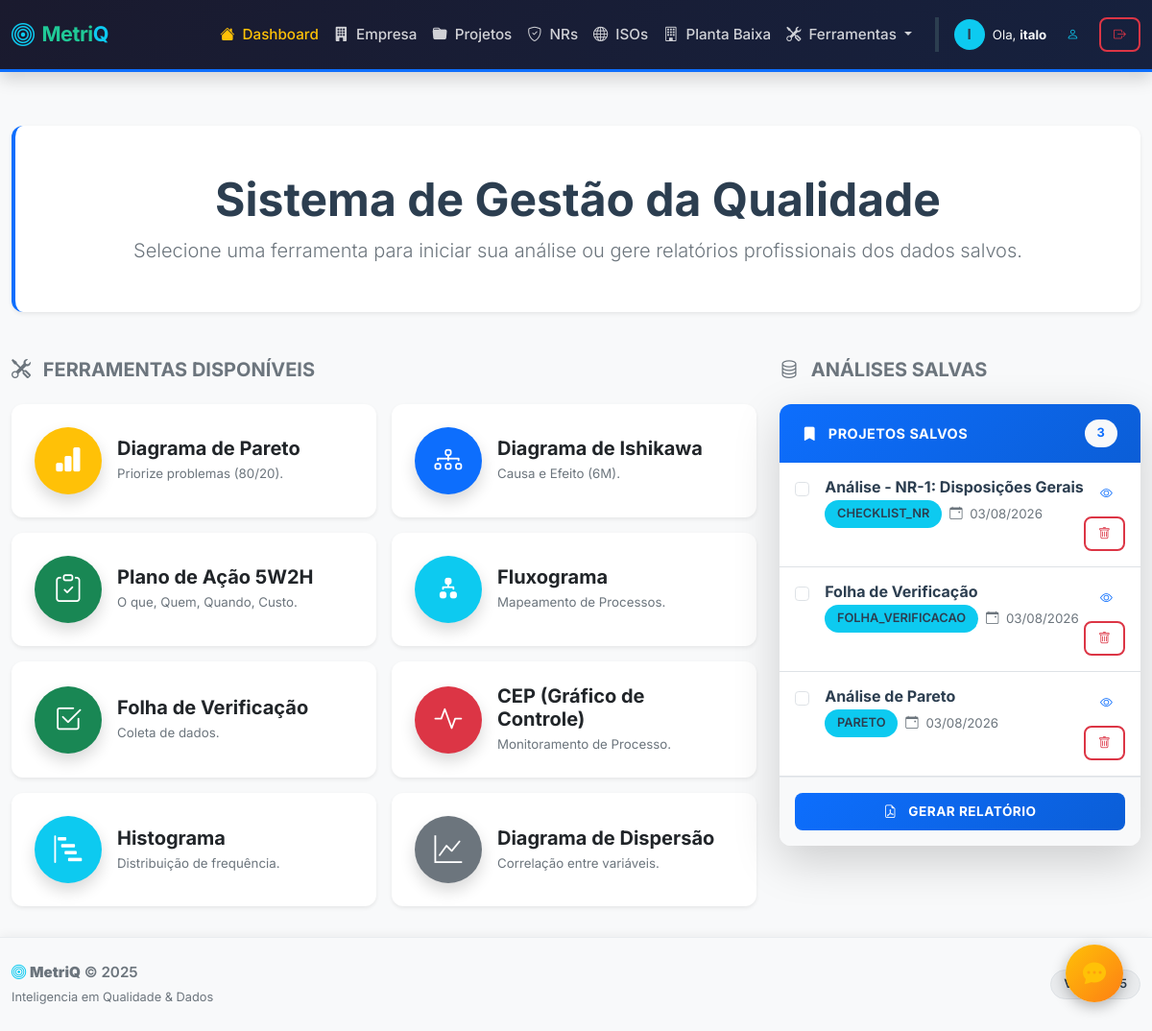
Page / (signed in) on the earlier database version.
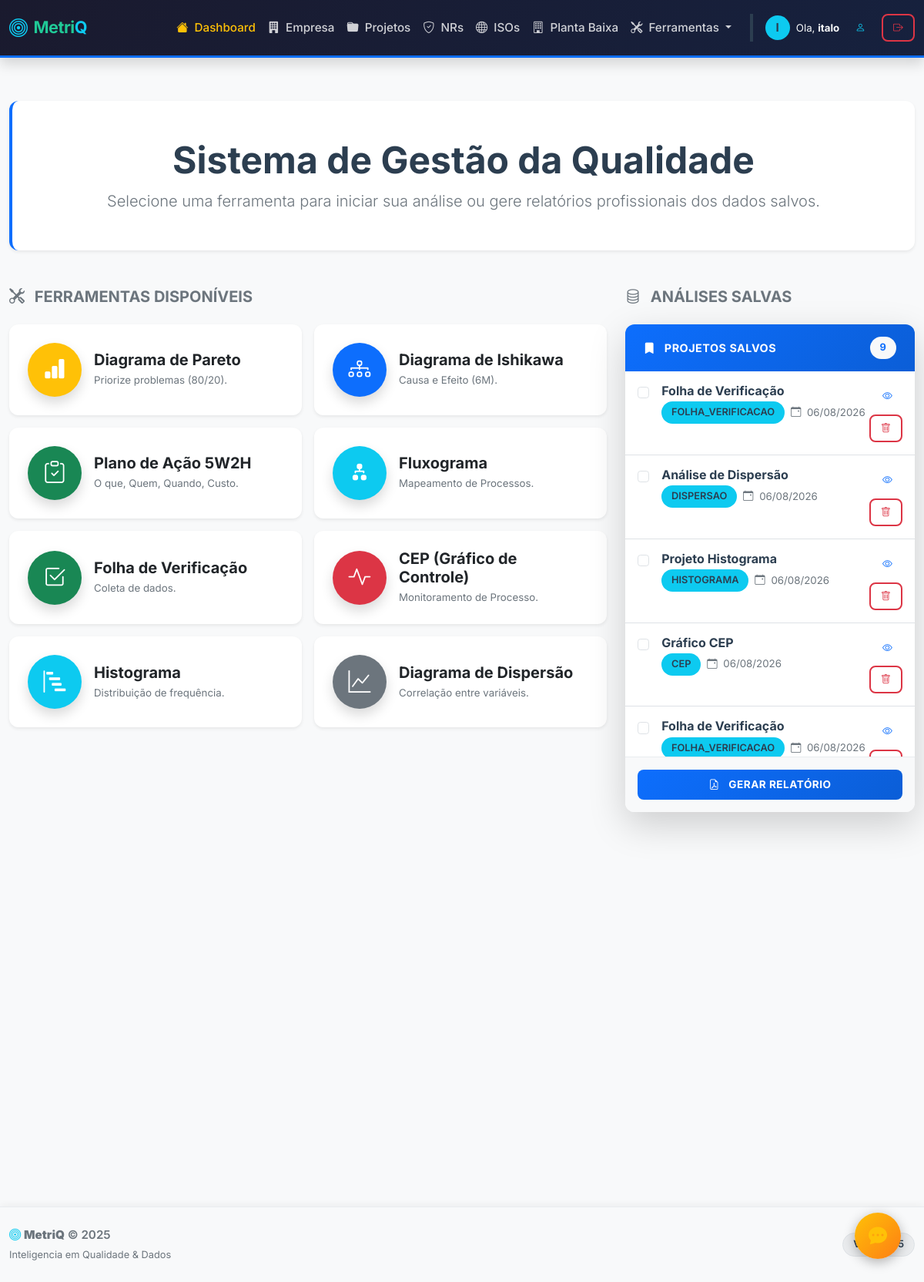
Same page on the later database version.
### qualidade_flask/models.py (models this page shows, shortened)
class User(UserMixin, db.Model):
    __tablename__ = 'user'
    id = db.Column(db.Integer, primary_key=True)
    username = db.Column(db.String(100), unique=True, nullable=False, index=True)
    password = db.Column(db.String(255), nullable=False)
    nome_completo = db.Column(db.String(200), default='')
    email = db.Column(db.String(150), unique=True, default='')
    telefone = db.Column(db.String(20), default='')
    cargo = db.Column(db.String(100), default='')
    data_cadastro = db.Column(db.DateTime, default=datetime.now)
    plano = db.Column(db.String(20), default='free')
    status = db.Column(db.String(20), default='ativo')
    email_confirmado = db.Column(db.Boolean, default=False)
    ultimo_login = db.Column(db.DateTime, nullable=True)
    tentativas_login = db.Column(db.Integer, default=0)
    bloqueio_ate = db.Column(db.DateTime, nullable=True)
    analises = db.relationship('Analise', backref='dono', lazy=True)
    empresas = db.relationship('Empresa', backref='usuario', lazy=True)

class Analise(db.Model):
    __tablename__ = 'analise'
    id = db.Column(db.Integer, primary_key=True)
    tipo = db.Column(db.String(50))
    titulo = db.Column(db.String(100))
    dados = db.Column(db.JSON)
    data_criacao = db.Column(db.DateTime, default=datetime.now)
    user_id = db.Column(db.Integer, db.ForeignKey('user.id'), nullable=False, index=True)

### qualidade_flask/blueprints/main.py (the view)
@main.route('/')
@login_required
def index():
    analises = Analise.query.filter_by(user_id=current_user.id).order_by(Analise.data_criacao.desc()).all()
    ferramentas = [
        {'slug': 'pareto', 'nome': 'Diagrama de Pareto', 'desc': 'Priorize problemas (80/20).', 'icon': 'bi-bar-chart-fill', 'cor': 'warning'},
        {'slug': 'ishikawa', 'nome': 'Diagrama de Ishikawa', 'desc': 'Causa e Efeito (6M).', 'icon': 'bi-diagram-3', 'cor': 'primary'},
        {'slug': '5w2h', 'nome': 'Plano de Ação 5W2H', 'desc': 'O que, Quem, Quando, Custo.', 'icon': 'bi-clipboard-check', 'cor': 'success'},
        {'slug': 'fluxograma', 'nome': 'Fluxograma', 'desc': 'Mapeamento de Processos.', 'icon': 'bi-diagram-2-fill', 'cor': 'info'},
        {'slug': 'folha_verificacao', 'nome': 'Folha de Verificação', 'desc': 'Coleta de dados.', 'icon': 'bi-check2-square', 'cor': 'success'},
        {'slug': 'cep', 'nome': 'CEP (Gráfico de Controle)', 'desc': 'Monitoramento de Processo.', 'icon': 'bi-activity', 'cor': 'danger'},
        {'slug': 'histograma', 'nome': 'Histograma', 'desc': 'Distribuição de frequência.', 'icon': 'bi-bar-chart-steps', 'cor': 'info'},
        {'slug': 'dispersao', 'nome': 'Diagrama de Dispersão', 'desc': 'Correlação entre variáveis.', 'icon': 'bi-graph-up', 'cor': 'secondary'}
    ]
    return render_template('index.html', ferramentas=ferramentas, analises=analises, user=current_user)

### qualidade_flask/templates/index.html (shortened to what this page needs)
{% extends 'base.html' %}
{% block content %}
<div class="row mb-5">
    <div class="col-12">
        <div class="card border-0 shadow-sm bg-white border-start border-5 border-primary">
            <div class="card-body py-5 text-center">
                <h1 class="display-5 fw-bold text-dark mb-2">
                    Sistema de Gestão da Qualidade
                </h1>
                <p class="lead text-muted mb-0">
                    Selecione uma ferramenta para iniciar sua análise ou gere relatórios profissionais dos dados salvos.
                </p>
            </div>
        </div>
    </div>
</div>
<div class="row g-4">
    <div class="col-lg-8 order-lg-1">
        <h5 class="text-muted mb-4 fw-bold text-uppercase">
            <i class="bi bi-tools me-2"></i> Ferramentas Disponíveis
        </h5>
        <div class="row g-3">
            {% for item in ferramentas %}
            <div class="col-md-6">
                <div class="card h-100 border-0 shadow-sm tool-card">
                    <div class="card-body d-flex align-items-center gap-3">
                        <div class="rounded-circle bg-{{ item.cor }} text-white d-flex align-items-center justify-content-center flex-shrink-0" style="width: 70px; height: 70px; font-size: 1.8rem;">
                            <i class="bi {{ item.icon }}"></i>
                        </div>
                        <div class="flex-grow-1">
                            <h5 class="card-title fw-bold mb-1">{{ item.nome }}</h5>
                            <p class="card-text text-muted small mb-0">{{ item.desc }}</p>
                        </div>
                    </div>
                </div>
            </div>
            {% endfor %}
        </div>
    </div>
    <div class="col-lg-4 order-lg-2">
        <h5 class="text-muted mb-4 fw-bold text-uppercase">
            <i class="bi bi-database me-2"></i> Análises Salvas
        </h5>
        <div class="card shadow-lg border-0 ">
            <div class="card-header bg-primary text-white d-flex justify-content-between align-items-center">
                <span class="fw-bold">
                    <i class="bi bi-bookmark-fill me-2"></i> Projetos Salvos
                </span>
                <span class="badge bg-light text-primary fw-bold">{{ analises|length }}</span>
            </div>
            <div class="card-body p-0">
                <form action="/relatorio" method="POST" target="_blank" id="formRelatorio">
                    <div class="list-group list-group-flush" style="max-height: 500px; overflow-y: auto;">
                        {% if analises %}
                            {% for item in analises %}
                            <label class="list-group-item list-group-item-action d-flex gap-3 align-items-start py-3 px-3 border-bottom">
                                <input class="form-check-input flex-shrink-0 mt-1" type="checkbox" name="analise_id" value="{{ item.id }}">
                                <div class="d-flex w-100 justify-content-between align-items-start">
                                    <div class="flex-grow-1">
                                        <h6 class="mb-1 fw-bold text-dark">{{ item.titulo }}</h6>
                                        <div class="d-flex gap-2 align-items-center">
                                            <span class="badge bg-info text-dark small">{{ item.tipo|upper }}</span>
                                            <small class="text-muted">
                                                <i class="bi bi-calendar-event me-1"></i>
                                                {{ item.data_criacao.strftime('%d/%m/%Y') }}
                                            </small>
                                        </div>
                                    </div>
                                    <div class="d-flex flex-column align-items-end gap-2">
                                        <a href="{{ url_for('main.visualizar', id=item.id) }}" class="btn btn-sm btn-outline-primary" title="Visualizar análise" target="_blank">
                                            <i class="bi bi-eye"></i>
                                        </a>
                                        <button type="button" class="btn btn-sm btn-outline-danger"
                                                data-id="{{ item.id }}"
                                                onclick="deletarAnalise(this, event)"
                                                title="Excluir análise">
                                            <i class="bi bi-trash"></i>
                                        </button>
                                    </div>
                                </div>
                            </label>
                            {% endfor %}
                        {% else %}
                            <div class="p-5 text-center text-muted">
                                <i class="bi bi-inbox fs-3 mb-2 d-block"></i>
                                <p class="small mb-0">Nenhuma análise salva ainda.</p>
                                <small>Use as ferramentas ao lado e clique em "Salvar".</small>
                            </div>
                        {% endif %}
                    </div>
                    <div class="p-3 border-top bg-light">
                        <button type="submit" class="btn btn-primary w-100 fw-bold"
                                {% if not analises %}disabled{% endif %}>
                            <i class="bi bi-file-earmark-pdf me-2"></i> Gerar Relatório
                        </button>
                    </div>
                </form>
            </div>
        </div>
    </div>
</div>
{% endblock %}

### qualidade_flask/templates/base.html (shortened to what this page needs)
<!DOCTYPE html>
<html lang="pt-br">
<head>
    <link href="https://cdn.jsdelivr.net/npm/bootstrap@5.3.0/dist/css/bootstrap.min.css" rel="stylesheet">
    <link rel="stylesheet" href="https://cdn.jsdelivr.net/npm/bootstrap-icons@1.10.5/font/bootstrap-icons.css">
    <link rel="stylesheet" href="{{ url_for('static', filename='css/style.css') }}">
</head>
<body class="d-flex flex-column min-vh-100">
    <nav class="navbar navbar-expand-lg navbar-dark bg-dark d-print-none">
        <div class="container">
            <a class="navbar-brand fw-bold d-flex align-items-center brand-text" href="/">
                <i class="bi bi-bullseye me-2 fs-4 text-info"></i>
                <span>Metri<span class="text-info">Q</span>
            </a>
            <div class="collapse navbar-collapse" id="navbarNav">
                <ul class="navbar-nav ms-auto align-items-center">
                    <li class="nav-item">
                        <a class="nav-link {{ 'active' if request.endpoint == 'main.index' }}" href="/">
                            <i class="bi bi-house-fill me-1"></i> Dashboard
                        </a>
                    </li>
                    <li class="nav-item">
                        <a class="nav-link {{ 'active' if request.endpoint and request.endpoint.startswith('empresa') }}" href="/empresas">
                            <i class="bi bi-building-fill me-1"></i> Empresa
                        </a>
                    </li>
                    <li class="nav-item">
                        <a class="nav-link {{ 'active' if request.endpoint == 'projects.lista_projetos' }}" href="/projetos">
                            <i class="bi bi-folder-fill me-1"></i> Projetos
                        </a>
                    </li>
                    <li class="nav-item">
                        <a class="nav-link {{ 'active' if request.endpoint == 'nr.lista_nrs' }}" href="/nr">
                            <i class="bi bi-shield-check me-1"></i> NRs
                        </a>
                    </li>
                    <li class="nav-item">
                        <a class="nav-link {{ 'active' if request.endpoint == 'iso.lista_isos' }}" href="/iso">
                            <i class="bi bi-globe me-1"></i> ISOs
                        </a>
                    </li>
                    <li class="nav-item">
                        <a class="nav-link {{ 'active' if request.endpoint and request.endpoint.startswith('planta_baixa') }}" href="{{ url_for('planta_baixa.lista') }}">
                            <i class="bi bi-building me-1"></i> Planta Baixa
                        </a>
                    </li>
                    <li class="nav-item dropdown">
                        <a class="nav-link dropdown-toggle" href="#" role="button" data-bs-toggle="dropdown" aria-expanded="false">
                            <i class="bi bi-tools me-1"></i> Ferramentas
                        </a>
                    </li>
                    {% if current_user.is_authenticated %}
                        <li class="nav-item ms-lg-3 border-start border-secondary ps-lg-3 mt-2 mt-lg-0">
                            <div class="d-flex align-items-center gap-2">
                                <a href="{{ url_for('auth.perfil') }}" class="text-decoration-none d-flex align-items-center gap-2" title="Meu Perfil">
                                    <div class="rounded-circle bg-info text-dark d-flex align-items-center justify-content-center" style="width: 32px; height: 32px; font-weight: 700;">
                                        {{ current_user.username[0]|upper }}
                                    </div>
                                    <span class="text-light small">
                                        Ola, <strong>{{ current_user.nome_completo.split(' ')[0] if current_user.nome_completo else current_user.username }}</strong>
                                    </span>
                                </a>
                                <a href="{{ url_for('auth.perfil') }}" class="btn btn-sm btn-outline-info" title="Meu Perfil">
                                    <i class="bi bi-person"></i>
                                </a>
<form method="POST" action="/logout" class="d-inline" onsubmit="return confirm('Deseja sair do sistema?')">
                                    <button type="submit" class="btn btn-sm btn-outline-danger" title="Sair">
                                        <i class="bi bi-box-arrow-right"></i>
                                    </button>
                                </form>
                            </div>
                        </li>
                    {% endif %}
                </ul>
            </div>
    </nav>
    <main class="flex-grow-1">
        <div class="container mt-4">
            {% block content %}{% endblock %}
        </div>
    </main>
    <footer class="d-print-none bg-light border-top py-4 mt-auto">
        <div class="container">
            <div class="row align-items-center">
                <div class="col-md-6 text-center text-md-start">
                    <p class="mb-0 text-muted">
                        <i class="bi bi-bullseye text-info"></i>
                        <strong>MetriQ</strong> &copy; 2025
                    </p>
                    <small class="text-muted" style="font-size: 0.8rem;">Inteligencia em Qualidade & Dados</small>
                </div>
                <div class="col-md-6 text-md-end text-center mt-2 mt-md-0">
                    <span class="badge bg-secondary bg-opacity-10 text-dark border">Versao 5.5</span>
                </div>
        </div>
    </footer>
    <a id="btnFeedback" href="https://docs.google.com/forms/d/e/1FAIpQLSc6ZJWx9LMAzcBPMMdcK3FHIyoWjjz7ik7XjiTRzf5Kar_DFA/viewform?usp=sharing&ouid=112551274773752880388" target="_blank" title="Deixe seu Feedback" class="text-decoration-none">
        <i class="bi bi-chat-dots-fill text-warning fs-4"></i>
    </a>
</body>
</html>

Differences in the rows shown:
no longer on this page (row edited): Analise: titulo "Análise - NR-1: Disposições Gerais", tipo "CHECKLIST_NR", data_criacao "03/08/2026"
no longer on this page (row edited): Analise: titulo "Folha de Verificação", tipo "FOLHA_VERIFICACAO", data_criacao "03/08/2026"
no longer on this page (row edited): Analise: titulo "Análise de Pareto", tipo "PARETO", data_criacao "03/08/2026"
added Analise: titulo "Folha de Verificação", tipo "FOLHA_VERIFICACAO", data_criacao "06/08/2026"
added Analise: titulo "Análise de Dispersão", tipo "DISPERSAO", data_criacao "06/08/2026"
added Analise: titulo "Projeto Histograma", tipo "HISTOGRAMA", data_criacao "06/08/2026"
added Analise: titulo "Gráfico CEP", tipo "CEP", data_criacao "06/08/2026"
added Analise: titulo "Folha de Verificação", tipo "FOLHA_VERIFICACAO", data_criacao "06/08/2026"
Other differences:
{{ analises|length }}: "3" → "9"
